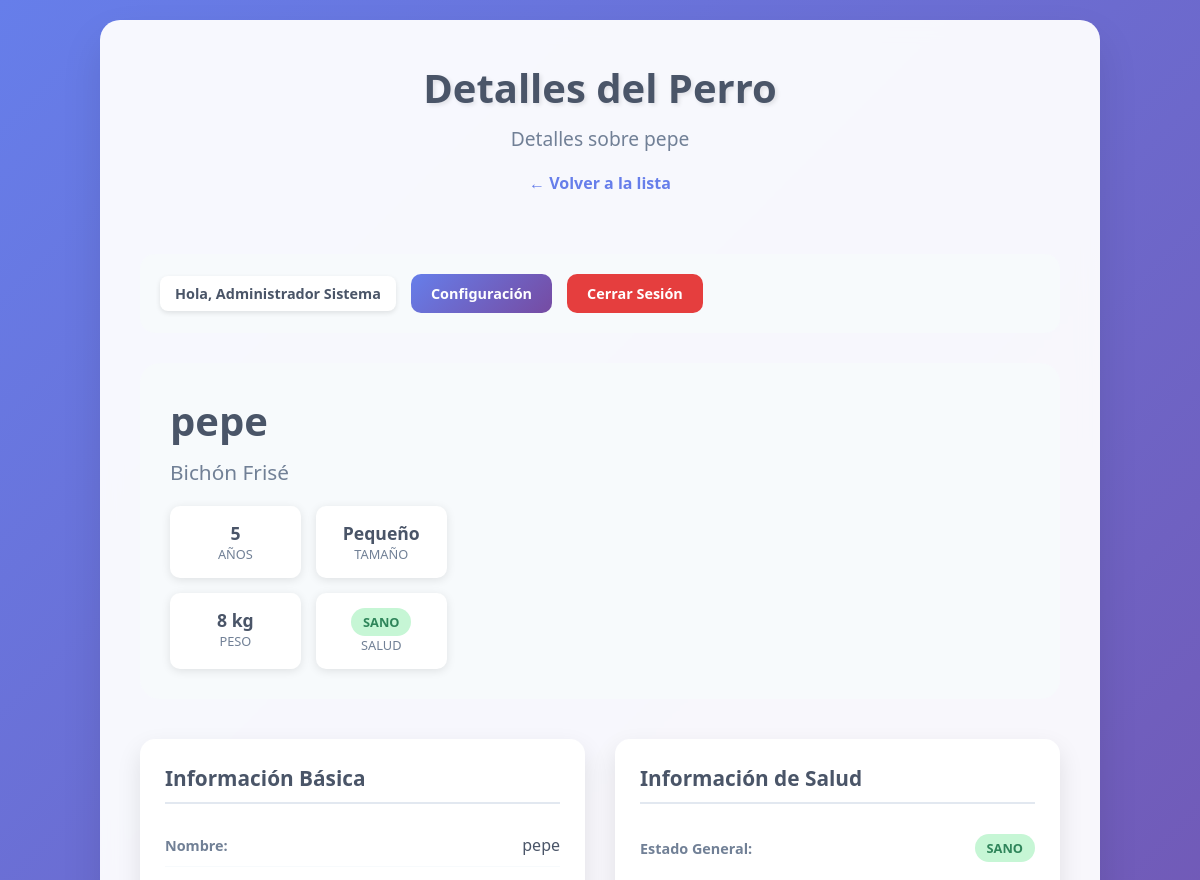
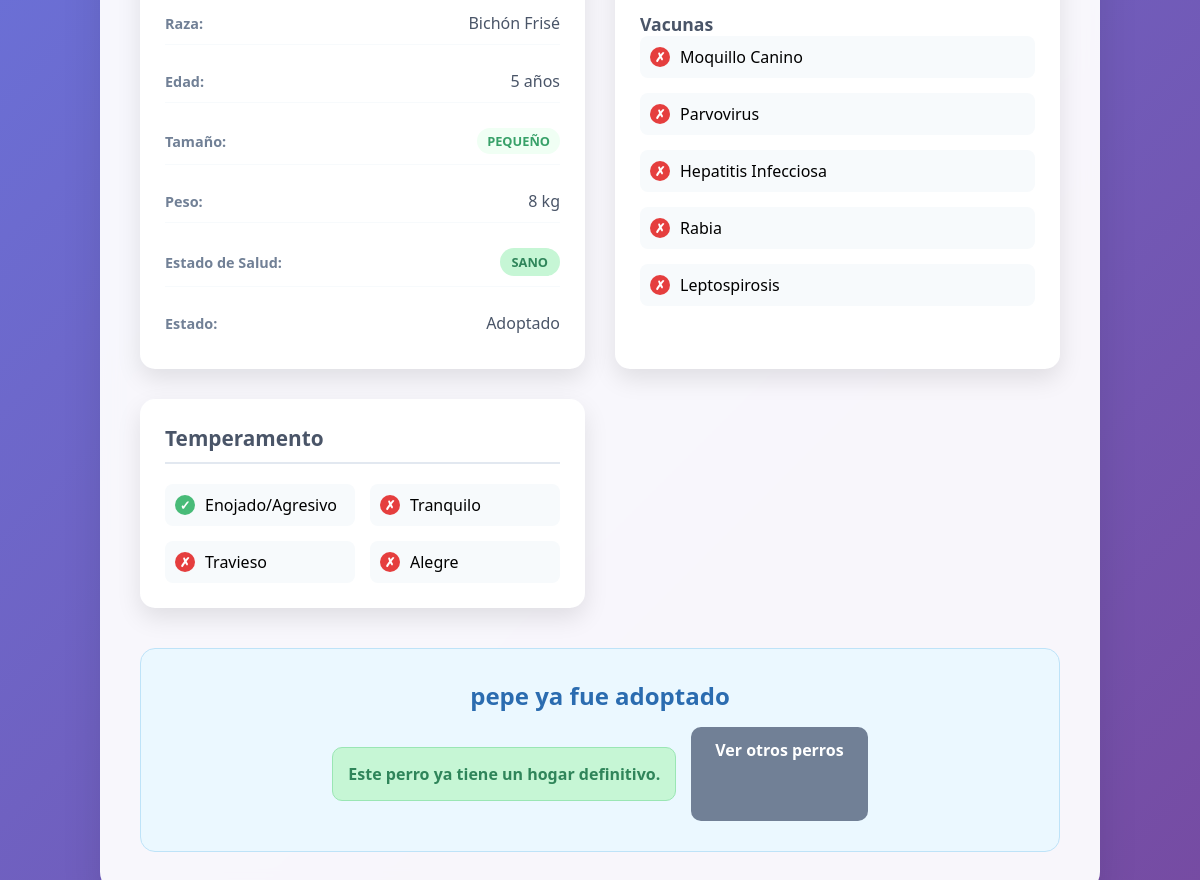
The page /perro/2/ (signed in) on the database its author committed (2 pictures, top to bottom).
### adopcion/models.py (models this page shows, shortened)
class Perro(models.Model):
    nombre = models.CharField(max_length=100)
    edad = models.IntegerField()
    estado_salud = models.CharField(
        max_length=50,
        choices=EstadoSalud.choices,
        default=EstadoSalud.SANO)
    estado = models.CharField(
        max_length=10,
        choices=EstadoMascota.choices,
        default=EstadoMascota.DISPONIBLE
    )
    raza = models.ForeignKey(Raza, on_delete=models.CASCADE, null=True, blank=True)

class Raza(models.Model):
    tipo_raza = models.CharField(max_length=30)
    tamaño = models.CharField(
        max_length=10,
        choices=Tamaño.choices,
        default=Tamaño.MINIATURA
    )
    peso = models.IntegerField()

### adopcion/views.py (the view)
# urls.py: path('perro/<int:perro_id>/', perro_detalle, name='perro_detalle'),
def perro_detalle(request, perro_id):
    if 'usuario_dni' not in request.session:
        messages.error(request, 'Debe iniciar sesión para ver los detalles')
        return redirect('index')
    perro = get_object_or_404(Perro, id=perro_id)
    vacunas, _ = Vacuna.objects.get_or_create(perro=perro)
    temperamento, _ = Temperamento.objects.get_or_create(perro=perro)
    solicitud_existente = None
    try:
        usuario_actual = UsuarioAdoptante.objects.get(dni=request.session['usuario_dni'])
        solicitud_existente = SolicitudAdopcion.objects.filter(
            usuarioadop=usuario_actual,
            perroelegido=perro
        ).first()
    except UsuarioAdoptante.DoesNotExist:
        pass
    perro_disponible = perro.estado == 'disponible'
    context = {
        'perro': perro,
        'vacunas': vacunas,
        'temperamento': temperamento,
        'solicitud_existente': solicitud_existente,
        'perro_disponible': perro_disponible,
        'usuario_actual': {
            'nombre': request.session.get('usuario_nombre', ''),
            'email': request.session.get('usuario_email', '')
        }
    }
    return render(request, 'perro_detalle.html', context)

### adopcion/templates/perro_detalle.html (shortened to what this page needs)
<!DOCTYPE html>
<html lang="es">
<head>
    {% load static %}
    <link rel="stylesheet" href="{% static 'perro_detalle.css' %}">
</head>
<body>
    <div class="container">
        <div class="header">
            <h1>Detalles del Perro</h1>
            <h2>Detalles sobre {{ perro.nombre }}</h2>
            <a href="/lista" class="back-link">← Volver a la lista</a>
        </div>
        <div class="nav-bar">
            <div class="nav-buttons">
                <span class="user-welcome"> Hola, {{ usuario_actual.nombre }}</span>
                <a href="/confusu" class="btn btn-primary"> Configuración</a>
                <a href="/logout" class="btn btn-danger">Cerrar Sesión</a>
            </div>
        </div>
        <div class="perro-hero">
            <div class="perro-info-basic">
                <h1 class="perro-nombre">{{ perro.nombre }}</h1>
                <div class="perro-raza">{{ perro.raza.tipo_raza }}</div>
                <div class="perro-stats">
                    <div class="stat-item">
                        <div class="stat-value">{{ perro.edad }}</div>
                        <div class="stat-label">Años</div>
                    </div>
                    <div class="stat-item">
                        <div class="stat-value">{{ perro.raza.tamaño|title }}</div>
                        <div class="stat-label">Tamaño</div>
                    </div>
                    <div class="stat-item">
                        <div class="stat-value">{{ perro.raza.peso }} kg</div>
                        <div class="stat-label">Peso</div>
                    </div>
                    <div class="stat-item">
                        <div class="stat-value">
                            <span class="status-badge status-{{ perro.estado_salud }}">{{ perro.estado_salud }}</span>
                        </div>
                        <div class="stat-label">Salud</div>
                    </div>
                </div>
            </div>
        </div>
        <div class="info-sections">
            <div class="info-section">
                <h3>Información Básica</h3>
                <div class="info-grid">
                    <div class="info-item">
                        <span class="info-label">Nombre:</span>
                        <span class="info-value">{{ perro.nombre }}</span>
                    </div>
                    <div class="info-item">
                        <span class="info-label">Raza:</span>
                        <span class="info-value">{{ perro.raza.tipo_raza }}</span>
                    </div>
                    <div class="info-item">
                        <span class="info-label">Edad:</span>
                        <span class="info-value">{{ perro.edad }} años</span>
                    </div>
                    <div class="info-item">
                        <span class="info-label">Tamaño:</span>
                        <span class="info-value">
                            <span class="size-badge size-{{ perro.raza.tamaño }}">{{ perro.raza.tamaño }}</span>
                        </span>
                    </div>
                    <div class="info-item">
                        <span class="info-label">Peso:</span>
                        <span class="info-value">{{ perro.raza.peso }} kg</span>
                    </div>
                    <div class="info-item">
                        <span class="info-label">Estado de Salud:</span>
                        <span class="info-value">
                            <span class="status-badge status-{{ perro.estado_salud }}">{{ perro.estado_salud }}</span>
                        </span>
                    </div>
                    <div class="info-item">
                        <span class="info-label">Estado:</span>
                        <span class="info-value">{{ perro.estado|title }}</span>
                    </div>
                </div>
            </div>
            <div class="info-section">
                <h3> Información de Salud</h3>
                <div class="info-grid">
                    <div class="info-item">
                        <span class="info-label">Estado General:</span>
                        <span class="info-value">
                            <span class="status-badge status-{{ perro.estado_salud }}">{{ perro.estado_salud }}</span>
                        </span>
                    </div>
                </div>
                {% if vacunas %}
                <h4 style="margin-top: 20px; color: #4a5568; font-size: 1.1rem;">Vacunas</h4>
                <div class="vaccine-grid">
                    <div class="vaccine-item">
                        <div class="vaccine-status {% if vacunas.moquillo_canino %}yes{% else %}no{% endif %}">
                            {% if vacunas.moquillo_canino %}✓{% else %}✗{% endif %}
                        </div>
                        <span>Moquillo Canino</span>
                    </div>
                    <div class="vaccine-item">
                        <div class="vaccine-status {% if vacunas.parvovirus %}yes{% else %}no{% endif %}">
                            {% if vacunas.parvovirus %}✓{% else %}✗{% endif %}
                        </div>
                        <span>Parvovirus</span>
                    </div>
                    <div class="vaccine-item">
                        <div class="vaccine-status {% if vacunas.hepatitis_infecciosa_canina %}yes{% else %}no{% endif %}">
                            {% if vacunas.hepatitis_infecciosa_canina %}✓{% else %}✗{% endif %}
                        </div>
                        <span>Hepatitis Infecciosa</span>
                    </div>
                    <div class="vaccine-item">
                        <div class="vaccine-status {% if vacunas.rabia %}yes{% else %}no{% endif %}">
                            {% if vacunas.rabia %}✓{% else %}✗{% endif %}
                        </div>
                        <span>Rabia</span>
                    </div>
                    <div class="vaccine-item">
                        <div class="vaccine-status {% if vacunas.leptos_pirosis %}yes{% else %}no{% endif %}">
                            {% if vacunas.leptos_pirosis %}✓{% else %}✗{% endif %}
                        </div>
                        <span>Leptospirosis</span>
                    </div>
                </div>
                {% endif %}
            </div>
            {% if temperamento %}
            <div class="info-section">
                <h3>Temperamento</h3>
                <div class="temperament-grid">
                    <div class="temperament-item">
                        <div class="temperament-status {% if temperamento.enojado %}yes{% else %}no{% endif %}">
                            {% if temperamento.enojado %}✓{% else %}✗{% endif %}
                        </div>
                        <span>Enojado/Agresivo</span>
                    </div>
                    <div class="temperament-item">
                        <div class="temperament-status {% if temperamento.tranquilo %}yes{% else %}no{% endif %}">
                            {% if temperamento.tranquilo %}✓{% else %}✗{% endif %}
                        </div>
                        <span>Tranquilo</span>
                    </div>
                    <div class="temperament-item">
                        <div class="temperament-status {% if temperamento.travieso %}yes{% else %}no{% endif %}">
                            {% if temperamento.travieso %}✓{% else %}✗{% endif %}
                        </div>
                        <span>Travieso</span>
                    </div>
                    <div class="temperament-item">
                        <div class="temperament-status {% if temperamento.alegre %}yes{% else %}no{% endif %}">
                            {% if temperamento.alegre %}✓{% else %}✗{% endif %}
                        </div>
                        <span>Alegre</span>
                    </div>
                </div>
            </div>
            {% endif %}
        </div>
        <div class="adoption-section">
            {% if perro.estado == 'disponible' %}
                <h3> ¿Te gustaría adoptar a {{ perro.nombre }}?</h3>
                <div class="adoption-buttons">
                    {% if solicitud_existente %}
                        <div class="alert alert-info">
                            Ya tienes una solicitud de adopción pendiente para {{ perro.nombre }}.
                        </div>
                    {% else %}
                        <form method="POST" action="/perro/{{ perro.id }}/solicitar/" style="display: inline;">
                            {% csrf_token %}
                            <button type="submit" class="btn btn-success">Solicitar Adopción</button>
                        </form>
                    {% endif %}
                    <a href="/lista" class="btn btn-secondary">Ver otros perros</a>
                </div>
            {% elif perro.estado == 'adoptado' %}
                <h3>{{ perro.nombre }} ya fue adoptado</h3>
                <div class="adoption-buttons">
                    <div class="alert alert-success">
                    Este perro ya tiene un hogar definitivo.
                    </div>
                    <a href="/lista" class="btn btn-secondary">Ver otros perros</a>
                </div>
            {% endif %}
        </div>
    </div>
</body>
</html>

### rows shown on the page
Perro: nombre "pepe", raza.tipo_raza "Bichón Frisé", edad "5", raza.tamaño "Pequeño", raza.peso "8", estado_salud "SANO", raza.tamaño "PEQUEÑO", estado "Adoptado"

### other values the page prints
{{ usuario_actual.nombre }} "Administrador Sistema"
